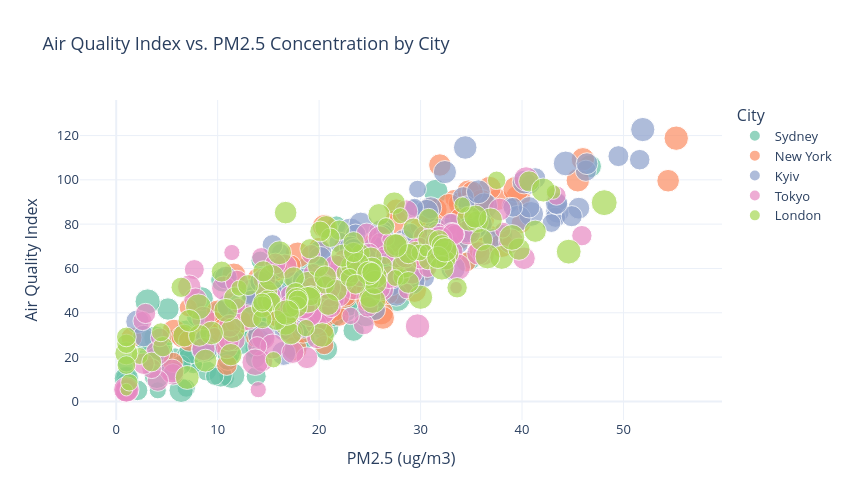

Notebook cell for this chart:
### Markdown cell above
---
## 1. Interactive Scatter Plot - AQI vs. PM2.5

We use **Plotly Express** to create an interactive scatter plot where each point represents
a daily observation. Points are coloured by **city** and sized by **humidity**.
Hovering over a point reveals the exact values - a key advantage of interactive plots.

### Code cell
# 1. Interactive Scatter: AQI vs PM2.5
# Sample 600 points for readability in the scatter
df_sample = df.sample(n=600, random_state=42)

fig = px.scatter(
    df_sample,
    x='PM2.5',
    y='AQI',
    color='City',
    size='Humidity_%',
    hover_data=['Month', 'Category'],
    title='Air Quality Index vs. PM2.5 Concentration by City',
    labels={'PM2.5': 'PM2.5 (ug/m3)', 'AQI': 'Air Quality Index'},
    color_discrete_sequence=px.colors.qualitative.Set2,
    opacity=0.7,
    template='plotly_white'
)

fig.update_layout(
    font=dict(size=13),
    legend_title_text='City',
    width=850,
    height=500
)

fig.show()
